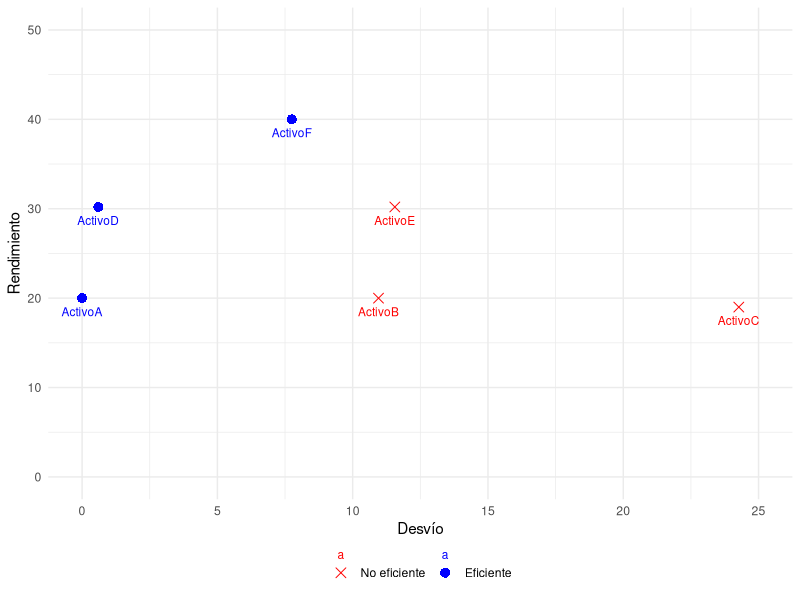

Write R code to recreate this figure.
## ---- chunk 1
rm(list = ls())
graphics.off()
## ---- chunk 2
#library (tidyverse)
library(knitr)
#library (purrr)
library (ggplot2)
#library (tidyr)
#library (quantmod)
#library(flextable)
## ---- chunk 3
Probabilidad <- c(0.1, 0.2, 0.4, 0.2, 0.1)
n <- length (Probabilidad)

Resultados <- list(
  ActivoA = c(rep (20,5)),
  ActivoB = c(0, 10, 20, 30, 40),
  ActivoC = c(-30, -10, 30, 40, 40),
  ActivoD = c(rep(30,4), 32),
  ActivoE = c(40, 10, 33, 30, 50),
  ActivoF = c(30, 30, 40, 50, 50)
)

## ---- chunk 4
# Inicializar vectores para almacenar resultados
Rendimientos <- c()
Desvios <- c()
Estadistico <- c("Rendimiento", "Desvío", "Sharpe Ratio")
NumActivos <- length(Resultados) #Es el número de columnas
ResultadoMatriz <- matrix(ncol = NumActivos, nrow = length(Estadistico)) #La matriz tiene una cantidad de columnas 'NumActivos' y una cantidad de filas 'Estadistico'

paste ("Notar que el ActivoA es libre de riesgo porque siempre rinde 20%")

RiskFree <- 20 #El dato sale del Activo A

# Loop que va calculando los estadísticos de cada activo
for (i in 1:NumActivos) {
  # Calcular estadísticos
  Promedio <-  sum(Probabilidad*Resultados[[i]])
  Desvio <-  sqrt(sum(Probabilidad * (Resultados[[i]]^2)) - Promedio^2)
  SharpeRatio <- (Promedio - RiskFree)  / Desvio
  
  Rendimientos <- c(Rendimientos, Promedio) #Sirve para graficar
  Desvios <- c(Desvios, Desvio) #Sirve para graficar
  
  # Ir guaradando los resultados en cada columna i
  ResultadoMatriz [, i] <- c(sprintf("%.1f", Promedio), 
                             sprintf("%.1f", Desvio), 
                             sprintf("%.2f", SharpeRatio))
}

# Convertir en dataframe
Tabla <- data.frame(
  Statistic = Estadistico,
  ResultadoMatriz
)

# Colocar nombres a las columnas
colnames(Tabla)[-1] <- names(Resultados)

#Para que la tabla se vea bonita
kable(Tabla, caption = "Estadísticos de los activos", align = 'c')
## ---- chunk 5


paste ("Los activos A, D y F forman parte de la frontera eficiente. B no forma parte porque tiene igual rendimiento y mayor desvío que A; C, porque tiene menor rendimiento y mayor desvío que A y E porque tiene igual rendimiento y mayor desvío que D")

# Identificar activos en la frontera eficiente
FronteraEficiente <- c(TRUE, FALSE, FALSE, TRUE, FALSE, TRUE)  # A, D, F

## ---- chunk 6
# Crear data frame para graficar
GraficoData <- data.frame(
  Activo = names(Resultados),
  Rendimiento = Rendimientos,
  Desvio = Desvios,
  Frontera = FronteraEficiente
)

#Generar gráfico
ggplot(GraficoData, aes(x = Desvio, y = Rendimiento, color = Frontera)) +
  geom_point(aes(shape = Frontera), size = 3) +
  scale_color_manual(
    values = c("red", "blue"),  # Colores para No eficiente y Eficiente
    labels = c("No eficiente", "Eficiente")  # Etiquetas para la leyenda
  ) +
  scale_shape_manual(
    values = c(4, 16),  # Cruz para No eficiente, círculo para Eficiente
    labels = c("No eficiente", "Eficiente")  # Etiquetas para las formas
  ) +
  geom_text(aes(label = Activo), hjust = .5, vjust = 2, size = 3) +  # Agregar etiquetas
  labs(
    x = "Desvío",
    y = "Rendimiento"
  ) +
  coord_cartesian(xlim = c(0, 25), ylim = c(0, 50)) +  # Ajustar límites del gráfico
  theme_minimal() +
  theme(
    legend.position = "bottom",  # Colocar la leyenda abajo
    legend.title = element_blank())  # Eliminar título de la leyenda


#Nota: No se porqué se visualizan "a" encima de la cruz y el círculo del gráfico
## ---- chunk 7


# Intro: Para evaluar la preferencia entre los activos D y F, utilizamos la fórmula de 
# utilidad esperada: [BKM, página 170] 
# U = E(Rendimiento) - (1/2) * A * (Desvío^2)
# donde "A" es el coeficiente de aversión al riesgo del inversor.

# Calcularemos la utilidad de los activos D y F y 
#determinaremos el valor de A que los hace indiferentes."

RendD <- as.numeric(ResultadoMatriz[2, 4]) # Rendimiento Promedio de Activo D
RendF <- as.numeric(ResultadoMatriz[2, 6]) # Rendimiento Promedio de Activo F
DesvD <- as.numeric(ResultadoMatriz[3, 4]) # Desvío Estándar de Activo D
DesvF <- as.numeric(ResultadoMatriz[3, 6]) # Desvío Estándar de Activo F

# Fórmula de utilidad esperada
Utilidad <- function(rend, desv, A) {
  rend - 1/2 * A * (desv^2)
}
## ---- chunk 8
# Igualamos las utilidades de ambos activos para calcular el A que las equilibra
FuncIndifernencia <- function(rendD, desvD, rendF, desvF) {
  2 * (rendD - rendF) / (-desvF^2 + desvD^2)
}

# Calcular el A de indiferencia
A_indiferencia <- FuncIndifernencia(RendD, DesvD, RendF, DesvF)

paste("El coeficiente de aversión al riesgo (A) de indiferencia entre los activos D y F es:", 
      round(A_indiferencia, 2))

#Verificación
UtilidadD <- Utilidad(RendD, DesvD, A_indiferencia)
UtilidadF <- Utilidad(RendF, DesvF, A_indiferencia)

paste("Según BKM el coeficiente A se sitúa entre 2 y 4, por lo cual para un inversor típico, el portafolio D sería más deseable.")

#Nota: Este coeficiente de indiferencia indica que solo los inversores con coeficiente
#por debajo de -0.05 (amantes del riesgo) elegirán el activo F sobre el activo D
#Este resultado tiene que ver con la función de utilidad que se eligió usar
#Y presenta una paradoja: según la teoría los inversores son aversos al riesgo
#Por lo tanto, con esta función de utilidad, el activo F no sería eficiente
#Además, si el coeficiente A es 0 (neutralidad al riesgo) el portafolio F es preferible al D
#Con lo cual hay una región, entre 0 y -0.05 en que los amantes del riesgo 
#Prefieren el activo D al F, pero los neutrales prefieren el F al D - lo cual, evidentemente, constituye una paradoja.
